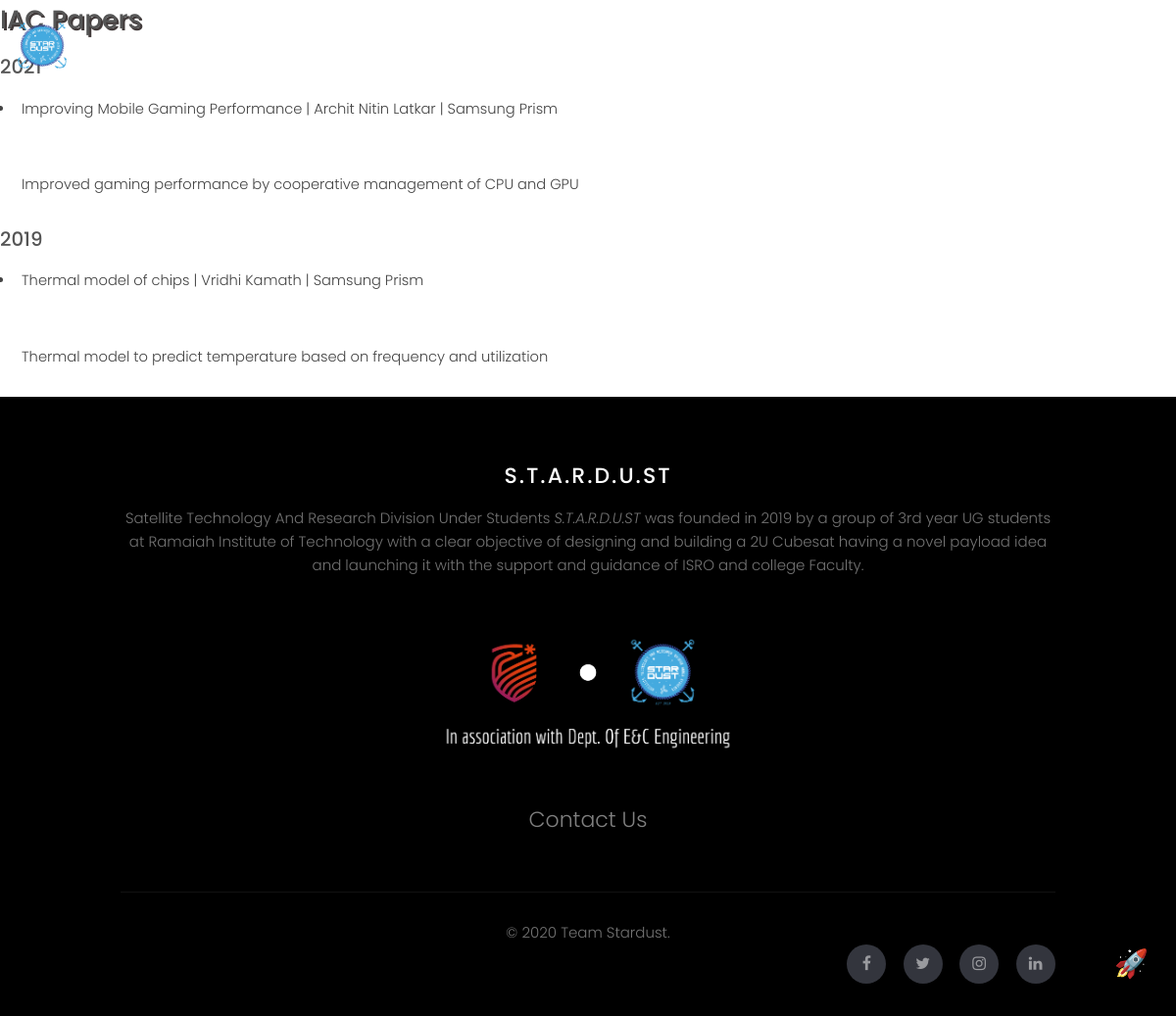
Screenshot of /research with the database file from the repository.
### Research/models.py (models this page shows)
class ResearchPaper(models.Model):
    objects        = models.Manager()
    file           = models.FileField(upload_to="research/")
    title          = models.CharField(max_length=250, null=False, blank=False)
    year           = models.IntegerField(null=False, blank=False)
    author         = models.ForeignKey(Student, on_delete=models.PROTECT, related_name="author")
    conference     = models.CharField(max_length=200, null=False, blank=False)
    abstract       = models.TextField(max_length=1000, null=False, blank=False)

### Members/models.py (models this page shows, shortened)
class Student(models.Model):
    COREPOSTS = (
        ("None", "None"),
        ("SPM", "Senior Project Manager"),
        ("PM", "Project Manager"),
        ("MM", "Mission Manager"),
        ("MD", "Mission Director"),
        ("TM", "Team Manager")
    )
    STATUS = (
        ('F', "Founder"),
        ('C', "Core Member"),
        ('M', "Member")
    )
    DEPT = (
        ("CSE", "Computer Science and Engineering"),
        ("ECE", "Electronics and Communication Engineering"),
        ("ETE", "Electronics and Telecommunication Engineering"),
        ("ISE", "Information Science and Engineering"),
        ("EIE", "Electronics and Instrumentation Engineering"),
        ("EEE", "Electronics and Electrical Engineering"),
        ("ML", "Medical Electronics"),
        ("BT", "BioTechnology"),
        ("MECH", "Mechanical Engineering"),
        ("CV", "Civil Engineering"),
        ("CHE", "Chemical Engineering"),
        ("IEM", "Industrial Engineering and Managment")
    )
    objects        = models.Manager()
    name           = models.CharField(max_length=60, blank=False, primary_key=True)
    branch         = models.CharField(max_length=40, choices = DEPT)
    email          = models.EmailField()
    linkedin       = models.URLField()
    image          = models.ImageField(null=True, blank=True, upload_to='student_photo/')
    status         = models.CharField(null=True, blank=True, max_length=10, choices=STATUS)
    is_active      = models.BooleanField(default=True)
    core_position  = models.CharField(choices=COREPOSTS, max_length=4, null=True, blank=True)
    rank           = models.IntegerField(null=True)

### Research/views.py (the view)
# urls.py: path('', research_view, name="research"),
def research_view(request):
    context = {}
    all_papers = ResearchPaper.objects.all().order_by("-year")
    context['papers'] = all_papers
    return render(request,'Research/research.html',context)

### Research/templates/Research/research.html
{% extends 'base.html' %}
{% block content %}
<h2>
    IAC Papers
</h2>
{% regroup papers by year as years %}
{% for year in years %}
<h3>{{ year.grouper }}</h3>
<ul>
    {% for paper in year.list %}
    <li>
        <p>{{ paper.title }} | {{ paper.author.name }} | {{ paper.conference }}</p><br>
        <p>{{ paper.abstract }}</p>
    </li>
    {% endfor %}
</ul>
{% endfor %}
{% endblock content %}

### rows the page displays
ResearchPaper: title "Improving Mobile Gaming Performance", author.name "Archit Nitin Latkar", conference "Samsung Prism", abstract "Improved gaming performance by cooperative management of CPU and GPU"
ResearchPaper: title "Thermal model of chips", author.name "Vridhi Kamath", conference "Samsung Prism", abstract "Thermal model to predict temperature based on frequency and utilization"

### other values shown
{{ year.grouper }} "2019"
